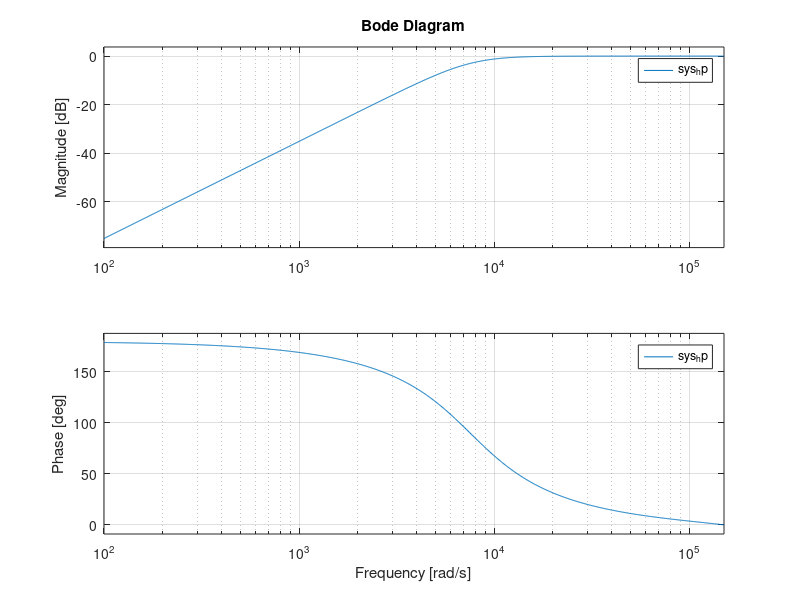

Source code (MATLAB):
clear all;
close all;
clc;

lp_order = 2;
bp_order = 3;
hp_order = 2;

cutoff_low = 300;
cutoff_high = 2400;
Fs = 48000;


[X_lp, Y_lp] = butter(lp_order, cutoff_low/Fs, 'low');
[X_bp, Y_bp] = butter(bp_order, [cutoff_low/Fs cutoff_high/Fs], 'bandpass');
[X_hp, Y_hp] = butter(hp_order, cutoff_high/Fs, 'high');

sys_lp = tf(X_lp, Y_lp, 1/Fs);
sys_bp = tf(X_bp, Y_bp, 1/Fs);
sys_hp = tf(X_hp, Y_hp, 1/Fs);


hold on
bode(sys_lp);
bode(sys_bp);
bode(sys_hp);
